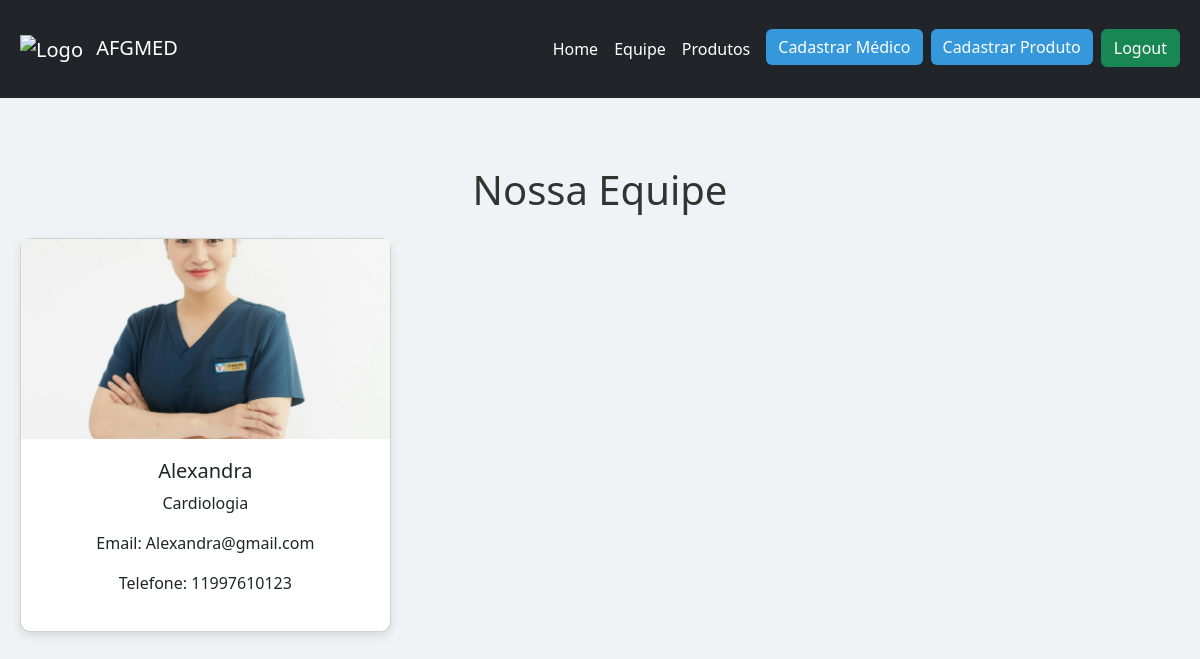
/medicos (signed in), run on an earlier commit of the app's database.
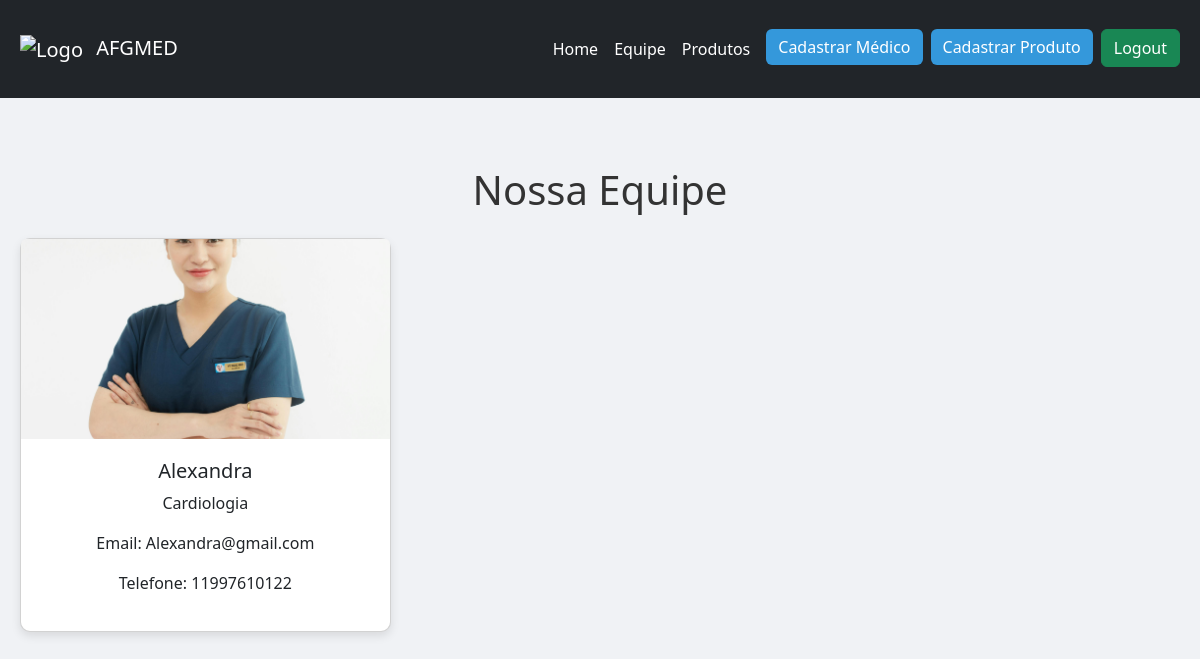
And on a later commit of the database.
### projetoafgmed/models.py (models this page shows)
class Medico(database.Model):
    id = database.Column(database.Integer, primary_key=True)
    nome = database.Column(database.String, nullable=False)
    especialidade = database.Column(database.String, nullable=False)
    email = database.Column(database.String)
    telefone = database.Column(database.String)
    foto = database.Column(database.String, default="default.jpg")
    data_criacao = database.Column(database.DateTime, nullable=False, default=datetime.utcnow)

### projetoafgmed/routes.py (the view)
@app.route("/medicos")
@login_required
def medicos():
    medicos_lista = Medico.query.all()
    return render_template("medicos.html", medicos=medicos_lista)

### projetoafgmed/models.py (called while the page is built)
@login_manager.user_loader
def load_usuario(id_usuario):
    return Usuario.query.get(int(id_usuario))

### projetoafgmed/templates/medicos.html (shortened to what this page needs)
{% extends "base.html" %}
{% block content %}
<h1 class="text-center mb-4">Nossa Equipe</h1>
<div class="row">
    {% for medico in medicos %}
    <div class="col-md-4 mb-4">
        <div class="card h-100 text-center">
           <img src="{{ url_for('static', filename='fotos_medicos/' ~ medico.foto) }}"
     class="card-img-top" style="height:200px; object-fit:cover;">
            <div class="card-body">
                <h5 class="card-title">{{ medico.nome }}</h5>
                <p>{{ medico.especialidade }}</p>
                <p>Email: {{ medico.email }}</p>
                <p>Telefone: {{ medico.telefone }}</p>
            </div>
        </div>
    </div>
    {% else %}
    <p class="text-center">Nenhum médico cadastrado.</p>
    {% endfor %}
</div>
{% endblock %}

### projetoafgmed/templates/base.html (shortened to what this page needs)
<!DOCTYPE html>
<html lang="pt-br">
<head>
    <link href="https://cdn.jsdelivr.net/npm/bootstrap@5.3.8/dist/css/bootstrap.min.css" rel="stylesheet">
    <link rel="stylesheet" href="https://cdn.jsdelivr.net/npm/bootstrap-icons@1.11.3/font/bootstrap-icons.css">
    <link rel="stylesheet" href="{{ url_for('static', filename='css/style.css') }}">
</head>
<body>
<nav class="navbar navbar-expand-lg navbar-dark bg-dark">
    <div class="container">
        <a class="navbar-brand" href="{{ url_for('homepage') }}">
            <img src="{{ url_for('static', filename='imagens/logo.jpg') }}" alt="Logo" width="50" class="me-2">
            AFGMED
        </a>
        <div class="collapse navbar-collapse" id="navbarNav">
            <ul class="navbar-nav ms-auto">
                <li class="nav-item"><a class="nav-link" href="{{ url_for('homepage') }}">Home</a></li>
                <li class="nav-item"><a class="nav-link" href="{{ url_for('medicos') }}">Equipe</a></li>
                <li class="nav-item"><a class="nav-link" href="{{ url_for('produtos') }}">Produtos</a></li>
                {% if current_user.is_authenticated %}
                    {% if current_user.is_admin %}
                        <li class="nav-item ms-2"><a class="btn btn-primary" href="{{ url_for('cadastro_medico') }}">Cadastrar Médico</a></li>
                        <li class="nav-item ms-2"><a class="btn btn-primary" href="{{ url_for('cadastro_produto') }}">Cadastrar Produto</a></li>
                    {% endif %}
                    <li class="nav-item ms-2"><a class="btn btn-success" href="{{ url_for('logout') }}">Logout</a></li>
                {% else %}
                    <li class="nav-item ms-2"><a class="btn btn-primary" href="{{ url_for('criar_conta') }}">Criar Conta</a></li>
                    <li class="nav-item ms-2"><a class="btn btn-success" href="{{ url_for('login') }}">Login</a></li>
                {% endif %}
            </ul>
        </div>
    </div>
</nav>
<main class="container mt-5">
    {% block content %}{% endblock %}
</main>
</body>
</html>

### projetoafgmed/static/css/style.css (style rules this page uses)
body { font-family: 'Segoe UI', Tahoma, Geneva, Verdana, sans-serif; background-color: #f0f2f5; margin: 0; padding: 0; color: #333; }
.navbar { background-color: #2c3e50; }
.navbar .nav-link { color: #fff; }
.container { max-width: 1200px; margin: 0 auto; padding: 20px; }
.card { border-radius: 10px; box-shadow: 0 4px 10px rgba(0,0,0,0.1); }
.card-body { padding: 20px; }
.btn-primary { background-color: #3498db; border: none; }

What changed in the data, as far as the page shows it:
changed Medico "Alexandra": telefone "11997610123" → "11997610122"
